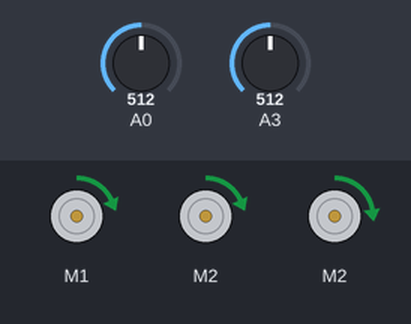
Bench run of a sketch on a simulated Arduino Mega 2560, built with avr-gcc and run on an emulated ATmega2560. Shown: 3 × DC motor (green arrow = forward, orange = backward, longer = faster). Inputs (shaded band) come from the test bench; at power-on: A0 = 512, A3 = 512. What the sketch prints to the serial monitor is not drawn.

Above: at 0.1 s.
Timing chart, 0 to 1.6 s (numbered marks = the images above):
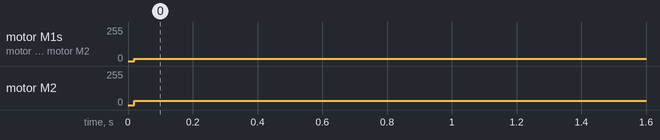

The sketch:

sketch_oct10a.ino
```cpp
#include <Sabertooth.h>


#include <SoftwareSerial.h>
//#include <SoftwareSerial>
#include <SabertoothSimplified.h>
//#include <Kangaroo.h>
//char buffer1[32];
//char buffer2[32];
//SoftwareSerial Serial1(NO; // RX on no pin (unused), TX on pin 11 (to S1).
SabertoothSimplified ST1(Serial1); // Use SWSerial as the serial port.
//SoftwareSerial Serial2(NOT_A_PIN, 11); // RX on no pin (unused), TX on pin 11 (to S1).
SabertoothSimplified ST2(Serial2); // Use SWSerial as the serial port.
/*KangarooSerial  K(Serial2);
KangarooChannel k1m1(K, '1');
KangarooChannel k1m2(K, '2');
//SoftwareSerial  Serial2
KangarooSerial  Ka(Serial1);
KangarooChannel k2m1(Ka, '1');*/
float kpw=1.0,kdw=1.0,kpx=1.0,kdx=1.0;
float differential,difference;
float wmax=100.0,velmaxy=25.0,theta=0,base=1.0,r=30,velmaxx=25.0,lastdiff=0,vx=0,vy=10,w=0,d0=0,d00=0,t=1,d1,d2,t1=0.0,t2=0.0;
float dis1[20];//practise se nikaalni hai
float dis2[20];//practise se nikaalni hai

void setup() {
  Serial1.begin(19200);
  Serial2.begin(19200);
  Serial.begin(9600);
}
void loop() {

  //delay(10);
  int i=0;
  for(i=0;i<10;i++){
  float d1=(analogRead(A0)/1023.0)*40;
  dis1[i]=d1;

  //delay(10);
  float d2=(analogRead(A3)/1023.0)*40;
  dis2[i]=d2;
  }
  d1=dis1[10];
  d2=dis2[10];
  t1=millis();
  t=t1-t2;
  if (d1!=d2){

    difference=(d1-d2)/2;
    differential=(difference-(d0*0.5-d00*0.5))/t;
  if (abs((d1-d2)/(2*base*t))<=wmax){
     w=-1.0*(d1-d2)*kpw/(2*base*t)+kdw*differential*t/base;}
  else if(abs(difference/(base*t))<wmax){
     w=-wmax*abs(difference/(base*t))/((d1-d2)/(2*base*t));}
           }
 t1=millis();
  t=t1-t2;
 if(d1==d2 && d1-d0!=0){
  float difference=d1-d0;
  float differential=(difference-lastdiff)/t;
  if (abs(difference/t)<=velmaxx){
  vx=(-1*difference/t)*kpx+differential*kdx*t;

   }
   else if(abs(difference/t)>velmaxx){
    vx=-1*abs(difference/t)*velmaxx/(difference/t);}}
 vy=velmaxy;
float  v1=-vx*0.577+vy*0.333+w*r*(-0.333);
float  v2=vx*0.577+0.333*vy+(-1)*w*r*0.333;
 float v3=0.666*vy+0.333*w*r;

Serial.print(d1);
Serial.print("    ");
Serial.print(d2);
Serial.print("    ");
Serial.print(vx);
Serial.print("    ");
Serial.print(w);
Serial.print("    ");

Serial.print(v1);
Serial.print("    ");
Serial.print(v2);
Serial.print("    ");
Serial.print(v3);
Serial.print("    ");
Serial.println("\t");
//k1m1.s(v1);
//k1m2.s(v3);
//k2m1.s(v2);
ST1.motor(1,v2);
ST1.motor(2,v1);
ST2.motor(2,v3);

  /*-0.5771672630728385  0.3334487667859479  -0.333448766785948
2 0.5771672630728385  0.3332178998807187  -0.33321789988071876
3 0 0.6666666666666666  0.3333333333333333
   *
   */

 d0=d1;
 d00=d2;
 lastdiff=difference;
 t2=millis();

}
```

Measured:
- by itself, motor M1, motor M2: stopped → forward 16/255 at 0.02 s
- by itself, motor M2: stopped → forward 32/255 at 0.02 s
